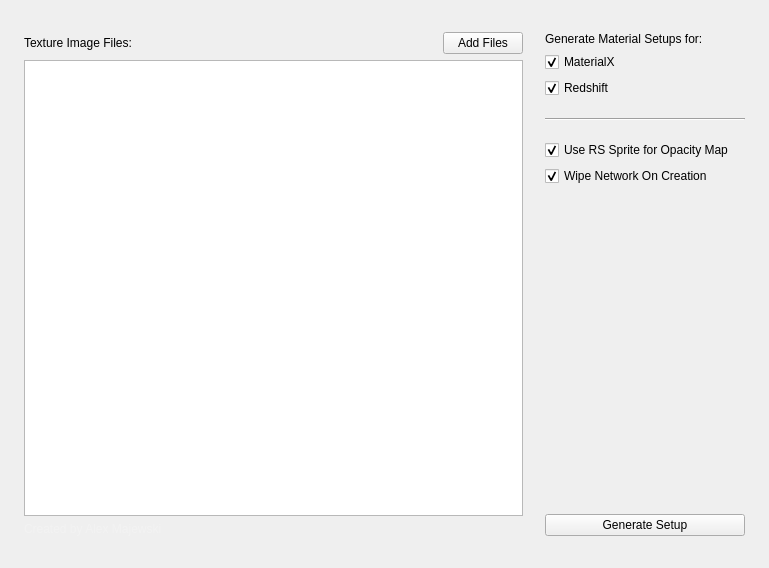
<?xml version="1.0" encoding="UTF-8"?>
<ui version="4.0">
 <class>Form</class>
 <widget class="QWidget" name="Form">
  <property name="geometry">
   <rect>
    <x>0</x>
    <y>0</y>
    <width>769</width>
    <height>568</height>
   </rect>
  </property>
  <property name="windowTitle">
   <string>Form</string>
  </property>
  <layout class="QHBoxLayout" name="horizontalLayout" stretch="0,0">
   <property name="sizeConstraint">
    <enum>QLayout::SetDefaultConstraint</enum>
   </property>
   <property name="leftMargin">
    <number>24</number>
   </property>
   <property name="topMargin">
    <number>32</number>
   </property>
   <property name="rightMargin">
    <number>24</number>
   </property>
   <property name="bottomMargin">
    <number>32</number>
   </property>
   <item>
    <layout class="QVBoxLayout" name="verticalLayout">
     <property name="leftMargin">
      <number>0</number>
     </property>
     <property name="topMargin">
      <number>0</number>
     </property>
     <property name="rightMargin">
      <number>8</number>
     </property>
     <property name="bottomMargin">
      <number>0</number>
     </property>
     <item>
      <layout class="QHBoxLayout" name="horizontalLayout_5">
       <item>
        <widget class="QLabel" name="label_listheader">
         <property name="text">
          <string>Texture Image Files:</string>
         </property>
        </widget>
       </item>
       <item>
        <spacer name="horizontalSpacer">
         <property name="orientation">
          <enum>Qt::Horizontal</enum>
         </property>
         <property name="sizeHint" stdset="0">
          <size>
           <width>40</width>
           <height>20</height>
          </size>
         </property>
        </spacer>
       </item>
       <item>
        <widget class="QPushButton" name="btn_addfiles">
         <property name="font">
          <font>
           <pointsize>9</pointsize>
          </font>
         </property>
         <property name="text">
          <string>Add Files</string>
         </property>
        </widget>
       </item>
      </layout>
     </item>
     <item>
      <widget class="QListWidget" name="list_textures">
       <property name="acceptDrops">
        <bool>true</bool>
       </property>
       <property name="dragDropMode">
        <enum>QAbstractItemView::NoDragDrop</enum>
       </property>
      </widget>
     </item>
     <item>
      <widget class="QLabel" name="label_author">
       <property name="styleSheet">
        <string notr="true">color: rgba(255, 255, 255, 0.2);</string>
       </property>
       <property name="text">
        <string>Created by Alex Majewski</string>
       </property>
      </widget>
     </item>
    </layout>
   </item>
   <item>
    <layout class="QVBoxLayout" name="verticalLayout_3">
     <property name="sizeConstraint">
      <enum>QLayout::SetDefaultConstraint</enum>
     </property>
     <property name="leftMargin">
      <number>8</number>
     </property>
     <property name="topMargin">
      <number>0</number>
     </property>
     <property name="rightMargin">
      <number>0</number>
     </property>
     <property name="bottomMargin">
      <number>0</number>
     </property>
     <item>
      <widget class="QLabel" name="label">
       <property name="text">
        <string>Generate Material Setups for:</string>
       </property>
      </widget>
     </item>
     <item>
      <widget class="QCheckBox" name="cb_use_mtlx">
       <property name="enabled">
        <bool>true</bool>
       </property>
       <property name="text">
        <string>MaterialX</string>
       </property>
       <property name="checked">
        <bool>true</bool>
       </property>
      </widget>
     </item>
     <item>
      <widget class="QCheckBox" name="cb_use_redshift">
       <property name="text">
        <string>Redshift</string>
       </property>
       <property name="checked">
        <bool>true</bool>
       </property>
      </widget>
     </item>
     <item>
      <widget class="Line" name="line">
       <property name="minimumSize">
        <size>
         <width>0</width>
         <height>30</height>
        </size>
       </property>
       <property name="styleSheet">
        <string notr="true">color: green;</string>
       </property>
       <property name="orientation">
        <enum>Qt::Horizontal</enum>
       </property>
      </widget>
     </item>
     <item>
      <widget class="QCheckBox" name="cb_use_rssprite">
       <property name="text">
        <string>Use RS Sprite for Opacity Map</string>
       </property>
       <property name="checked">
        <bool>true</bool>
       </property>
      </widget>
     </item>
     <item>
      <widget class="QCheckBox" name="cb_wipe_network">
       <property name="toolTip">
        <string>Deletes all other nodes in the material network. 
Recommended when re-using older setups or re-generating current material.</string>
       </property>
       <property name="text">
        <string>Wipe Network On Creation</string>
       </property>
       <property name="checked">
        <bool>true</bool>
       </property>
      </widget>
     </item>
     <item>
      <spacer name="verticalSpacer">
       <property name="orientation">
        <enum>Qt::Vertical</enum>
       </property>
       <property name="sizeHint" stdset="0">
        <size>
         <width>200</width>
         <height>40</height>
        </size>
       </property>
      </spacer>
     </item>
     <item>
      <widget class="QLabel" name="label_info">
       <property name="maximumSize">
        <size>
         <width>200</width>
         <height>16777215</height>
        </size>
       </property>
       <property name="text">
        <string/>
       </property>
       <property name="wordWrap">
        <bool>true</bool>
       </property>
      </widget>
     </item>
     <item>
      <spacer name="verticalSpacer_2">
       <property name="orientation">
        <enum>Qt::Vertical</enum>
       </property>
       <property name="sizeType">
        <enum>QSizePolicy::Maximum</enum>
       </property>
       <property name="sizeHint" stdset="0">
        <size>
         <width>20</width>
         <height>5</height>
        </size>
       </property>
      </spacer>
     </item>
     <item>
      <widget class="QPushButton" name="btn_gensetup">
       <property name="font">
        <font>
         <pointsize>9</pointsize>
        </font>
       </property>
       <property name="text">
        <string>Generate Setup</string>
       </property>
      </widget>
     </item>
    </layout>
   </item>
  </layout>
 </widget>
 <resources/>
 <connections/>
</ui>
